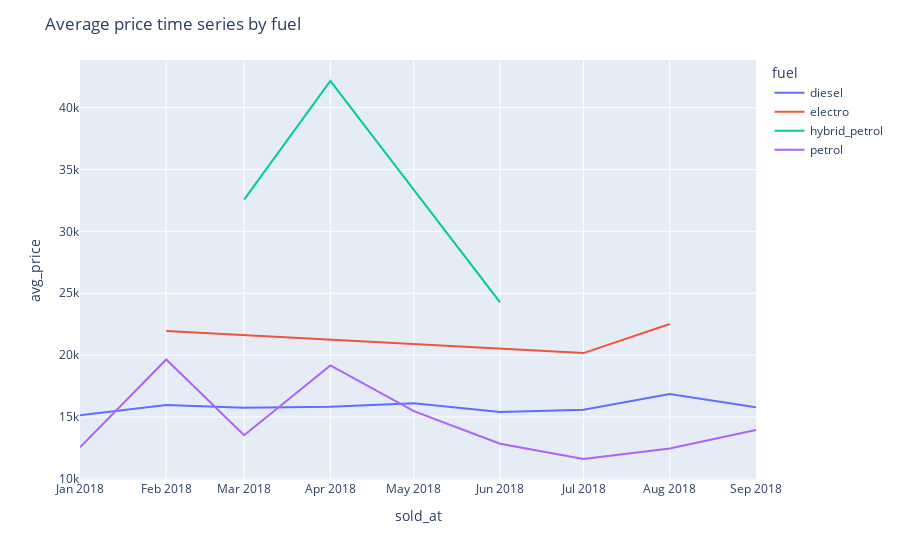
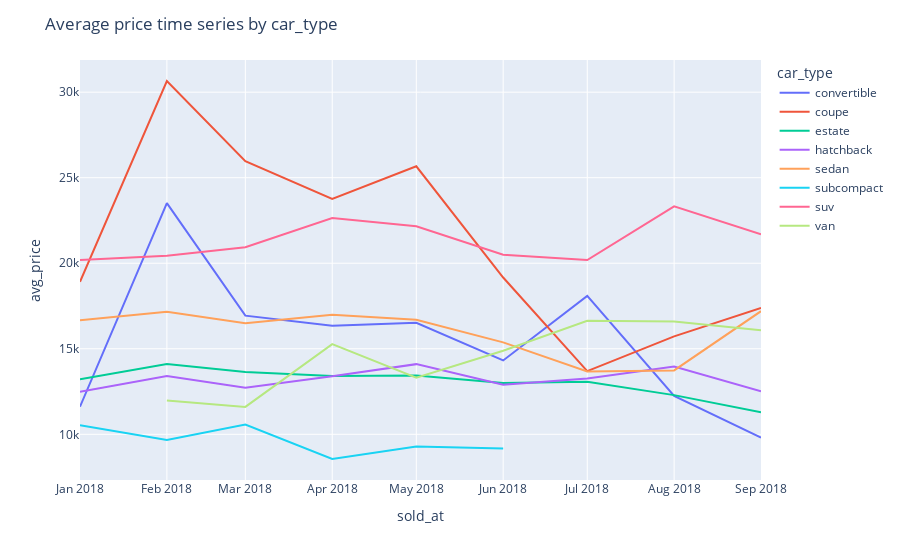
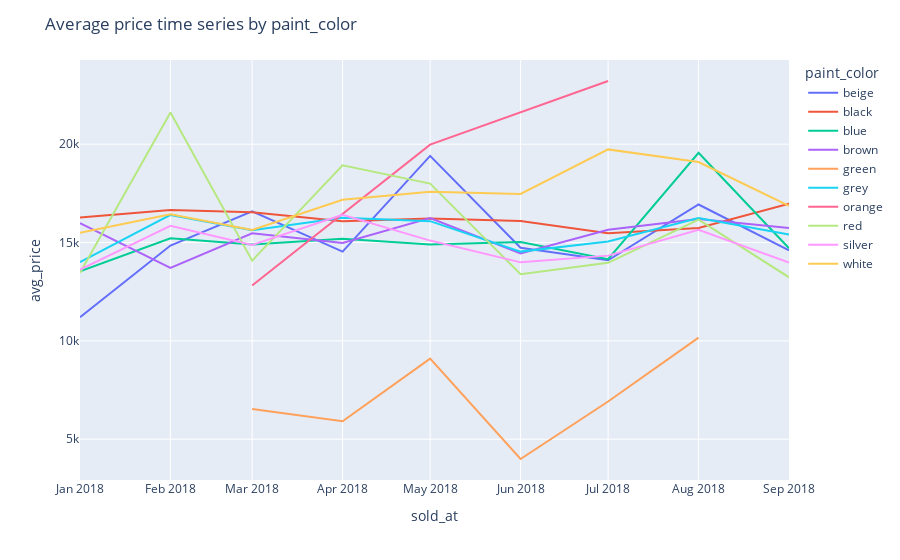

The notebook cell saved with these charts, in order:
### Code cell
plot_avg_target_time_series_by_features(data_q2, small_cardinality_features)

### Figure 1 — Plotly figure (JSON) as saved in the notebook; plotly's stock layout.template omitted (floating-point values rounded to 4 significant figures)
{"data": [{"hovertemplate": "fuel=diesel<br>sold_at=%{x}<br>avg_price=%{y}<extra></extra>", "legendgroup": "diesel", "line": {"color": "#636efa", "dash": "solid"}, "marker": {"symbol": "circle"}, "mode": "lines", "name": "diesel", "orientation": "v", "showlegend": true, "type": "scatter", "x": ["2018-01-01T00:00:00", "2018-02-01T00:00:00", "2018-03-01T00:00:00", "2018-04-01T00:00:00", "2018-05-01T00:00:00", "2018-06-01T00:00:00", "2018-07-01T00:00:00", "2018-08-01T00:00:00", "2018-09-01T00:00:00"], "xaxis": "x", "y": [15140.0, 15970.0, 15750.0, 15820.0, 16110.0, 15410.0, 15580.0, 16850.0, 15780.0], "yaxis": "y"}, {"hovertemplate": "fuel=electro<br>sold_at=%{x}<br>avg_price=%{y}<extra></extra>", "legendgroup": "electro", "line": {"color": "#EF553B", "dash": "solid"}, "marker": {"symbol": "circle"}, "mode": "lines", "name": "electro", "orientation": "v", "showlegend": true, "type": "scatter", "x": ["2018-02-01T00:00:00", "2018-07-01T00:00:00", "2018-08-01T00:00:00"], "xaxis": "x", "y": [21960.0, 20170.0, 22510.0], "yaxis": "y"}, {"hovertemplate": "fuel=hybrid_petrol<br>sold_at=%{x}<br>avg_price=%{y}<extra></extra>", "legendgroup": "hybrid_petrol", "line": {"color": "#00cc96", "dash": "solid"}, "marker": {"symbol": "circle"}, "mode": "lines", "name": "hybrid_petrol", "orientation": "v", "showlegend": true, "type": "scatter", "x": ["2018-03-01T00:00:00", "2018-04-01T00:00:00", "2018-06-01T00:00:00"], "xaxis": "x", "y": [32560.0, 42150.0, 24260.0], "yaxis": "y"}, {"hovertemplate": "fuel=petrol<br>sold_at=%{x}<br>avg_price=%{y}<extra></extra>", "legendgroup": "petrol", "line": {"color": "#ab63fa", "dash": "solid"}, "marker": {"symbol": "circle"}, "mode": "lines", "name": "petrol", "orientation": "v", "showlegend": true, "type": "scatter", "x": ["2018-01-01T00:00:00", "2018-02-01T00:00:00", "2018-03-01T00:00:00", "2018-04-01T00:00:00", "2018-05-01T00:00:00", "2018-06-01T00:00:00", "2018-07-01T00:00:00", "2018-08-01T00:00:00", "2018-09-01T00:00:00"], "xaxis": "x", "y": [12550.0, 19650.0, 13530.0, 19170.0, 15480.0, 12840.0, 11610.0, 12460.0, 13960.0], "yaxis": "y"}], "layout": {"legend": {"title": {"text": "fuel"}, "tracegroupgap": 0}, "margin": {"t": 60}, "title": {"text": "Average price time series by fuel"}, "xaxis": {"anchor": "y", "domain": [0, 1], "title": {"text": "sold_at"}}, "yaxis": {"anchor": "x", "domain": [0, 1], "title": {"text": "avg_price"}}}}

### Figure 2 — Plotly figure (JSON) as saved in the notebook; plotly's stock layout.template omitted (floating-point values rounded to 4 significant figures)
{"data": [{"hovertemplate": "car_type=convertible<br>sold_at=%{x}<br>avg_price=%{y}<extra></extra>", "legendgroup": "convertible", "line": {"color": "#636efa", "dash": "solid"}, "marker": {"symbol": "circle"}, "mode": "lines", "name": "convertible", "orientation": "v", "showlegend": true, "type": "scatter", "x": ["2018-01-01T00:00:00", "2018-02-01T00:00:00", "2018-03-01T00:00:00", "2018-04-01T00:00:00", "2018-05-01T00:00:00", "2018-06-01T00:00:00", "2018-07-01T00:00:00", "2018-08-01T00:00:00", "2018-09-01T00:00:00"], "xaxis": "x", "y": [11610.0, 23520.0, 16940.0, 16350.0, 16510.0, 14320.0, 18090.0, 12250.0, 9809.0], "yaxis": "y"}, {"hovertemplate": "car_type=coupe<br>sold_at=%{x}<br>avg_price=%{y}<extra></extra>", "legendgroup": "coupe", "line": {"color": "#EF553B", "dash": "solid"}, "marker": {"symbol": "circle"}, "mode": "lines", "name": "coupe", "orientation": "v", "showlegend": true, "type": "scatter", "x": ["2018-01-01T00:00:00", "2018-02-01T00:00:00", "2018-03-01T00:00:00", "2018-04-01T00:00:00", "2018-05-01T00:00:00", "2018-06-01T00:00:00", "2018-07-01T00:00:00", "2018-08-01T00:00:00", "2018-09-01T00:00:00"], "xaxis": "x", "y": [18920.0, 30650.0, 25970.0, 23760.0, 25670.0, 19160.0, 13700.0, 15730.0, 17390.0], "yaxis": "y"}, {"hovertemplate": "car_type=estate<br>sold_at=%{x}<br>avg_price=%{y}<extra></extra>", "legendgroup": "estate", "line": {"color": "#00cc96", "dash": "solid"}, "marker": {"symbol": "circle"}, "mode": "lines", "name": "estate", "orientation": "v", "showlegend": true, "type": "scatter", "x": ["2018-01-01T00:00:00", "2018-02-01T00:00:00", "2018-03-01T00:00:00", "2018-04-01T00:00:00", "2018-05-01T00:00:00", "2018-06-01T00:00:00", "2018-07-01T00:00:00", "2018-08-01T00:00:00", "2018-09-01T00:00:00"], "xaxis": "x", "y": [13220.0, 14100.0, 13650.0, 13400.0, 13430.0, 13010.0, 13070.0, 12290.0, 11290.0], "yaxis": "y"}, {"hovertemplate": "car_type=hatchback<br>sold_at=%{x}<br>avg_price=%{y}<extra></extra>", "legendgroup": "hatchback", "line": {"color": "#ab63fa", "dash": "solid"}, "marker": {"symbol": "circle"}, "mode": "lines", "name": "hatchback", "orientation": "v", "showlegend": true, "type": "scatter", "x": ["2018-01-01T00:00:00", "2018-02-01T00:00:00", "2018-03-01T00:00:00", "2018-04-01T00:00:00", "2018-05-01T00:00:00", "2018-06-01T00:00:00", "2018-07-01T00:00:00", "2018-08-01T00:00:00", "2018-09-01T00:00:00"], "xaxis": "x", "y": [12490.0, 13410.0, 12730.0, 13390.0, 14100.0, 12900.0, 13270.0, 13960.0, 12510.0], "yaxis": "y"}, {"hovertemplate": "car_type=sedan<br>sold_at=%{x}<br>avg_price=%{y}<extra></extra>", "legendgroup": "sedan", "line": {"color": "#FFA15A", "dash": "solid"}, "marker": {"symbol": "circle"}, "mode": "lines", "name": "sedan", "orientation": "v", "showlegend": true, "type": "scatter", "x": ["2018-01-01T00:00:00", "2018-02-01T00:00:00", "2018-03-01T00:00:00", "2018-04-01T00:00:00", "2018-05-01T00:00:00", "2018-06-01T00:00:00", "2018-07-01T00:00:00", "2018-08-01T00:00:00", "2018-09-01T00:00:00"], "xaxis": "x", "y": [16660.0, 17160.0, 16490.0, 16980.0, 16700.0, 15370.0, 13670.0, 13730.0, 17200.0], "yaxis": "y"}, {"hovertemplate": "car_type=subcompact<br>sold_at=%{x}<br>avg_price=%{y}<extra></extra>", "legendgroup": "subcompact", "line": {"color": "#19d3f3", "dash": "solid"}, "marker": {"symbol": "circle"}, "mode": "lines", "name": "subcompact", "orientation": "v", "showlegend": true, "type": "scatter", "x": ["2018-01-01T00:00:00", "2018-02-01T00:00:00", "2018-03-01T00:00:00", "2018-04-01T00:00:00", "2018-05-01T00:00:00", "2018-06-01T00:00:00"], "xaxis": "x", "y": [10520.0, 9662.0, 10570.0, 8556.0, 9288.0, 9164.0], "yaxis": "y"}, {"hovertemplate": "car_type=suv<br>sold_at=%{x}<br>avg_price=%{y}<extra></extra>", "legendgroup": "suv", "line": {"color": "#FF6692", "dash": "solid"}, "marker": {"symbol": "circle"}, "mode": "lines", "name": "suv", "orientation": "v", "showlegend": true, "type": "scatter", "x": ["2018-01-01T00:00:00", "2018-02-01T00:00:00", "2018-03-01T00:00:00", "2018-04-01T00:00:00", "2018-05-01T00:00:00", "2018-06-01T00:00:00", "2018-07-01T00:00:00", "2018-08-01T00:00:00", "2018-09-01T00:00:00"], "xaxis": "x", "y": [20190.0, 20430.0, 20940.0, 22640.0, 22160.0, 20500.0, 20190.0, 23330.0, 21690.0], "yaxis": "y"}, {"hovertemplate": "car_type=van<br>sold_at=%{x}<br>avg_price=%{y}<extra></extra>", "legendgroup": "van", "line": {"color": "#B6E880", "dash": "solid"}, "marker": {"symbol": "circle"}, "mode": "lines", "name": "van", "orientation": "v", "showlegend": true, "type": "scatter", "x": ["2018-02-01T00:00:00", "2018-03-01T00:00:00", "2018-04-01T00:00:00", "2018-05-01T00:00:00", "2018-06-01T00:00:00", "2018-07-01T00:00:00", "2018-08-01T00:00:00", "2018-09-01T00:00:00"], "xaxis": "x", "y": [11980.0, 11600.0, 15270.0, 13310.0, 14890.0, 16640.0, 16590.0, 16080.0], "yaxis": "y"}], "layout": {"legend": {"title": {"text": "car_type"}, "tracegroupgap": 0}, "margin": {"t": 60}, "title": {"text": "Average price time series by car_type"}, "xaxis": {"anchor": "y", "domain": [0, 1], "title": {"text": "sold_at"}}, "yaxis": {"anchor": "x", "domain": [0, 1], "title": {"text": "avg_price"}}}}

### Figure 3 — Plotly figure (JSON) as saved in the notebook; plotly's stock layout.template omitted (floating-point values rounded to 4 significant figures)
{"data": [{"hovertemplate": "paint_color=beige<br>sold_at=%{x}<br>avg_price=%{y}<extra></extra>", "legendgroup": "beige", "line": {"color": "#636efa", "dash": "solid"}, "marker": {"symbol": "circle"}, "mode": "lines", "name": "beige", "orientation": "v", "showlegend": true, "type": "scatter", "x": ["2018-01-01T00:00:00", "2018-02-01T00:00:00", "2018-03-01T00:00:00", "2018-04-01T00:00:00", "2018-05-01T00:00:00", "2018-06-01T00:00:00", "2018-07-01T00:00:00", "2018-08-01T00:00:00", "2018-09-01T00:00:00"], "xaxis": "x", "y": [11200.0, 14850.0, 16590.0, 14540.0, 19400.0, 14740.0, 14100.0, 16930.0, 14600.0], "yaxis": "y"}, {"hovertemplate": "paint_color=black<br>sold_at=%{x}<br>avg_price=%{y}<extra></extra>", "legendgroup": "black", "line": {"color": "#EF553B", "dash": "solid"}, "marker": {"symbol": "circle"}, "mode": "lines", "name": "black", "orientation": "v", "showlegend": true, "type": "scatter", "x": ["2018-01-01T00:00:00", "2018-02-01T00:00:00", "2018-03-01T00:00:00", "2018-04-01T00:00:00", "2018-05-01T00:00:00", "2018-06-01T00:00:00", "2018-07-01T00:00:00", "2018-08-01T00:00:00", "2018-09-01T00:00:00"], "xaxis": "x", "y": [16270.0, 16650.0, 16540.0, 16080.0, 16220.0, 16100.0, 15480.0, 15740.0, 16970.0], "yaxis": "y"}, {"hovertemplate": "paint_color=blue<br>sold_at=%{x}<br>avg_price=%{y}<extra></extra>", "legendgroup": "blue", "line": {"color": "#00cc96", "dash": "solid"}, "marker": {"symbol": "circle"}, "mode": "lines", "name": "blue", "orientation": "v", "showlegend": true, "type": "scatter", "x": ["2018-01-01T00:00:00", "2018-02-01T00:00:00", "2018-03-01T00:00:00", "2018-04-01T00:00:00", "2018-05-01T00:00:00", "2018-06-01T00:00:00", "2018-07-01T00:00:00", "2018-08-01T00:00:00", "2018-09-01T00:00:00"], "xaxis": "x", "y": [13540.0, 15220.0, 14900.0, 15190.0, 14910.0, 15030.0, 14150.0, 19560.0, 14710.0], "yaxis": "y"}, {"hovertemplate": "paint_color=brown<br>sold_at=%{x}<br>avg_price=%{y}<extra></extra>", "legendgroup": "brown", "line": {"color": "#ab63fa", "dash": "solid"}, "marker": {"symbol": "circle"}, "mode": "lines", "name": "brown", "orientation": "v", "showlegend": true, "type": "scatter", "x": ["2018-01-01T00:00:00", "2018-02-01T00:00:00", "2018-03-01T00:00:00", "2018-04-01T00:00:00", "2018-05-01T00:00:00", "2018-06-01T00:00:00", "2018-07-01T00:00:00", "2018-08-01T00:00:00", "2018-09-01T00:00:00"], "xaxis": "x", "y": [15990.0, 13710.0, 15470.0, 14970.0, 16250.0, 14440.0, 15650.0, 16200.0, 15740.0], "yaxis": "y"}, {"hovertemplate": "paint_color=green<br>sold_at=%{x}<br>avg_price=%{y}<extra></extra>", "legendgroup": "green", "line": {"color": "#FFA15A", "dash": "solid"}, "marker": {"symbol": "circle"}, "mode": "lines", "name": "green", "orientation": "v", "showlegend": true, "type": "scatter", "x": ["2018-03-01T00:00:00", "2018-04-01T00:00:00", "2018-05-01T00:00:00", "2018-06-01T00:00:00", "2018-07-01T00:00:00", "2018-08-01T00:00:00"], "xaxis": "x", "y": [6538.0, 5912.0, 9098.0, 3995.0, 6916.0, 10160.0], "yaxis": "y"}, {"hovertemplate": "paint_color=grey<br>sold_at=%{x}<br>avg_price=%{y}<extra></extra>", "legendgroup": "grey", "line": {"color": "#19d3f3", "dash": "solid"}, "marker": {"symbol": "circle"}, "mode": "lines", "name": "grey", "orientation": "v", "showlegend": true, "type": "scatter", "x": ["2018-01-01T00:00:00", "2018-02-01T00:00:00", "2018-03-01T00:00:00", "2018-04-01T00:00:00", "2018-05-01T00:00:00", "2018-06-01T00:00:00", "2018-07-01T00:00:00", "2018-08-01T00:00:00", "2018-09-01T00:00:00"], "xaxis": "x", "y": [14000.0, 16400.0, 15620.0, 16250.0, 16090.0, 14540.0, 15050.0, 16250.0, 15400.0], "yaxis": "y"}, {"hovertemplate": "paint_color=orange<br>sold_at=%{x}<br>avg_price=%{y}<extra></extra>", "legendgroup": "orange", "line": {"color": "#FF6692", "dash": "solid"}, "marker": {"symbol": "circle"}, "mode": "lines", "name": "orange", "orientation": "v", "showlegend": true, "type": "scatter", "x": ["2018-03-01T00:00:00", "2018-05-01T00:00:00", "2018-07-01T00:00:00"], "xaxis": "x", "y": [12810.0, 19980.0, 23210.0], "yaxis": "y"}, {"hovertemplate": "paint_color=red<br>sold_at=%{x}<br>avg_price=%{y}<extra></extra>", "legendgroup": "red", "line": {"color": "#B6E880", "dash": "solid"}, "marker": {"symbol": "circle"}, "mode": "lines", "name": "red", "orientation": "v", "showlegend": true, "type": "scatter", "x": ["2018-01-01T00:00:00", "2018-02-01T00:00:00", "2018-03-01T00:00:00", "2018-04-01T00:00:00", "2018-05-01T00:00:00", "2018-06-01T00:00:00", "2018-07-01T00:00:00", "2018-08-01T00:00:00", "2018-09-01T00:00:00"], "xaxis": "x", "y": [13460.0, 21610.0, 14080.0, 18920.0, 17990.0, 13390.0, 13970.0, 16160.0, 13230.0], "yaxis": "y"}, {"hovertemplate": "paint_color=silver<br>sold_at=%{x}<br>avg_price=%{y}<extra></extra>", "legendgroup": "silver", "line": {"color": "#FF97FF", "dash": "solid"}, "marker": {"symbol": "circle"}, "mode": "lines", "name": "silver", "orientation": "v", "showlegend": true, "type": "scatter", "x": ["2018-01-01T00:00:00", "2018-02-01T00:00:00", "2018-03-01T00:00:00", "2018-04-01T00:00:00", "2018-05-01T00:00:00", "2018-06-01T00:00:00", "2018-07-01T00:00:00", "2018-08-01T00:00:00", "2018-09-01T00:00:00"], "xaxis": "x", "y": [13620.0, 15850.0, 14880.0, 16410.0, 15100.0, 13990.0, 14330.0, 15640.0, 13980.0], "yaxis": "y"}, {"hovertemplate": "paint_color=white<br>sold_at=%{x}<br>avg_price=%{y}<extra></extra>", "legendgroup": "white", "line": {"color": "#FECB52", "dash": "solid"}, "marker": {"symbol": "circle"}, "mode": "lines", "name": "white", "orientation": "v", "showlegend": true, "type": "scatter", "x": ["2018-01-01T00:00:00", "2018-02-01T00:00:00", "2018-03-01T00:00:00", "2018-04-01T00:00:00", "2018-05-01T00:00:00", "2018-06-01T00:00:00", "2018-07-01T00:00:00", "2018-08-01T00:00:00", "2018-09-01T00:00:00"], "xaxis": "x", "y": [15500.0, 16440.0, 15640.0, 17170.0, 17580.0, 17470.0, 19740.0, 19090.0, 16870.0], "yaxis": "y"}], "layout": {"legend": {"title": {"text": "paint_color"}, "tracegroupgap": 0}, "margin": {"t": 60}, "title": {"text": "Average price time series by paint_color"}, "xaxis": {"anchor": "y", "domain": [0, 1], "title": {"text": "sold_at"}}, "yaxis": {"anchor": "x", "domain": [0, 1], "title": {"text": "avg_price"}}}}
